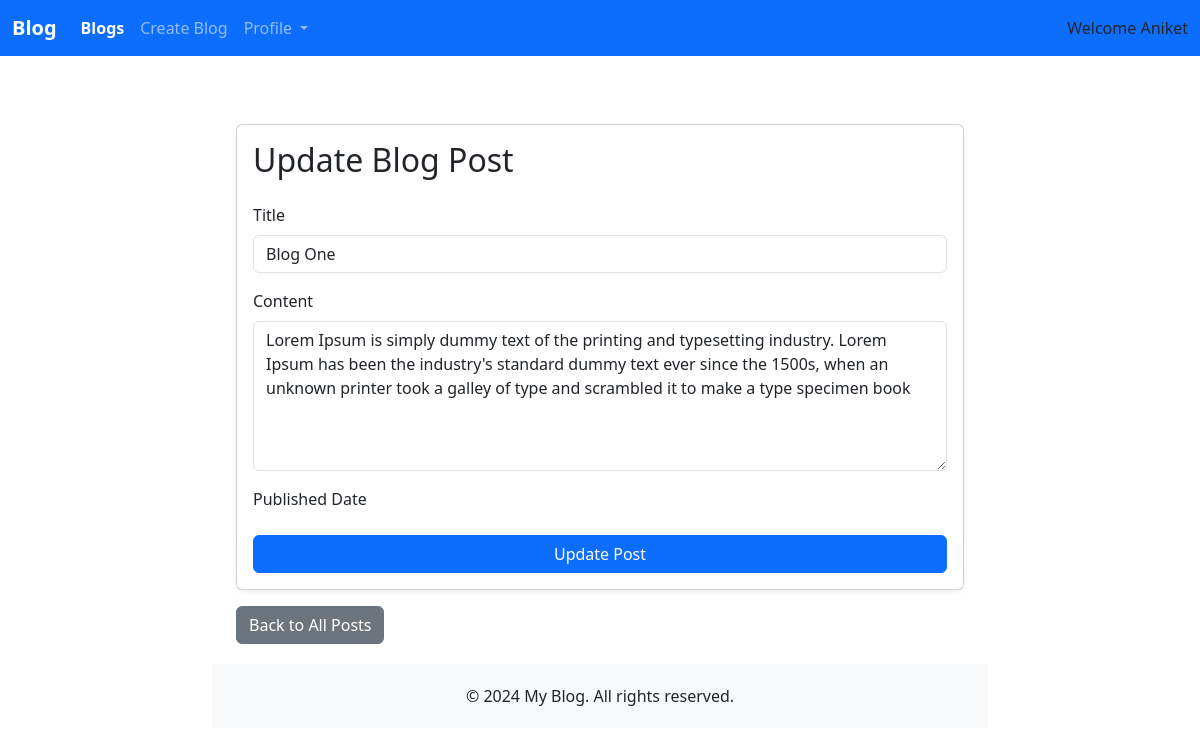
/update_blog/3/ (signed in), run on the app's committed database.
### blog/models.py (models this page shows, shortened)
class Post(models.Model):
    title = models.CharField(max_length=100)
    content = models.TextField()
    user = models.ForeignKey(User, on_delete=models.CASCADE)
    created_at = models.DateTimeField(auto_now_add=True)
    updated_at = models.DateTimeField(auto_now=True)

### blog/views.py (the view)
# urls.py: path('update_blog/<int:id>/', views.update_blog, name='update_blog'),
def update_blog(request, id):
    if request.user.is_authenticated:
        post = Post.objects.get(id=id)
        if request.method == 'POST':
            form = CreatePostForm(request.POST, instance=post)
            if form.is_valid():
                form.save()
                messages.success(request, 'Your post has been Updated successfully')
                return redirect('blog_detail', id=post.id)
        else:
            form = CreatePostForm(instance=post)
        return render(request, 'blog/update_blog.html', {'form':form})
    else:
        return redirect('login')

### blog/forms.py
class CreatePostForm(forms.ModelForm):
    class Meta:
        model = Post
        fields = ['title', 'content']
        widgets = {
            'title': forms.TextInput(attrs={'class': 'form-control'}),
            'content': forms.Textarea(attrs={'class': 'form-control'}),
            'created_at': forms.DateInput(attrs={'class': 'form-control', 'type': 'date'}),
        }

### blog/templates/blog/update_blog.html (shortened to what this page needs)
{% extends 'blog/base.html' %}
{% block content %}
<div class="container mt-5">
<div class="container content-container">
    <div class="card shadow-sm">
        <div class="card-body">
            <h2 class="card-title mb-4">Update Blog Post</h2>
            <form action="" method="post">
                <div class="mb-3">
                    <label for="{{ form.title.id_for_label }}" class="form-label">Title</label>
                    {{ form.title }}
                </div>
                <div class="mb-3">
                    <label for="{{ form.content.id_for_label }}" class="form-label">Content</label>
                    {{ form.content }}
                </div>
                <div class="mb-3">
                    <label for="{{ form.created_at.id_for_label }}" class="form-label">Published Date</label>
                </div>
                <div class="d-grid">
                    <button type="submit" class="btn btn-primary">Update Post</button>
                </div>
            </form>
        </div>
    </div>
    <div class="mt-3">
        <a href="{% url 'all_posts' %}" class="btn btn-secondary">Back to All Posts</a>
    </div>
</div>
{% endblock content %}

### blog/templates/blog/base.html (shortened to what this page needs)
<!doctype html>
<html lang="en">
<head>
    <link href="https://cdn.jsdelivr.net/npm/bootstrap@5.3.3/dist/css/bootstrap.min.css" rel="stylesheet">
</head>
<body>
    {% if not user.is_authenticated %}
    <nav class="navbar navbar-expand-lg navbar-dark bg-primary fixed-top">
        <a class="navbar-brand" href="{% url 'all_posts' %}">Blog</a>
        <ul class="navbar-nav ms-auto mb-2 mb-lg-0">
            <li class="nav-item">
                <a class="nav-link" style="font-weight: bold;" href="{% url 'login' %}">SignIn</a>
            </li>
        </ul>
    </nav>
    {% else %}
    <nav class="navbar navbar-expand-lg navbar-dark bg-primary fixed-top">
        <div class="container-fluid">
            <a class="navbar-brand" href="{% url 'all_posts' %}">Blog</a>
            <div class="collapse navbar-collapse" id="navbarSupportedContent">
                <ul class="navbar-nav me-auto mb-2 mb-lg-0">
                    <li class="nav-item">
                        <a class="nav-link active" aria-current="page" href="{% url 'all_posts' %}">Blogs</a>
                    </li>
                    <li class="nav-item">
                        <a class="nav-link" href="{% url 'blog_post' %}">Create Blog</a>
                    </li>
                    <li class="nav-item dropdown">
                        <a class="nav-link dropdown-toggle" href="#" role="button" data-bs-toggle="dropdown" aria-expanded="false">
                            Profile
                        </a>
                    </li>
                </ul>
                <div class="d-flex ms-3">Welcome {{request.user.first_name}}</div>
            </div>
        </div>
    </nav>
    {% endif %}
    <div class="container content-container">
        {% block content %}{% endblock content %}
    </div>
    <footer>
        <p>&copy; 2024 My Blog. All rights reserved.</p>
    </footer>
</body>
</html>

### blog/templates/blog/base.html (style rules this page uses)
html, body { height: 100%; margin: 0; }
body { display: flex; flex-direction: column; padding-top: 56px; }
.navbar-brand { font-weight: bold; }
.navbar-nav .nav-link.active { font-weight: bold; }
.content-container { flex: 1; margin: 20px auto; max-width: 800px; }
footer { background-color: #f8f9fa; padding: 20px 0; text-align: center; margin-top: auto; }
footer p { margin: 0; }

### blog/templates/blog/update_blog.html (style rules this page uses)
input, textarea, select { width: 100%; padding: 10px; border: 1px solid #ced4da; border-radius: 4px; margin-bottom: 10px; }
textarea { height: 150px; }

### data on the page
Post: title "Blog One", content "Lorem Ipsum is simply dummy text of the printing and typesetting industry. Lorem Ipsum has been the industry's standard dummy text ever since the 1500s, when an unknown printer took a galley of type and scrambled it to make a type specimen book"

### other printed values
{{ request.user.first_name }} "Aniket"
